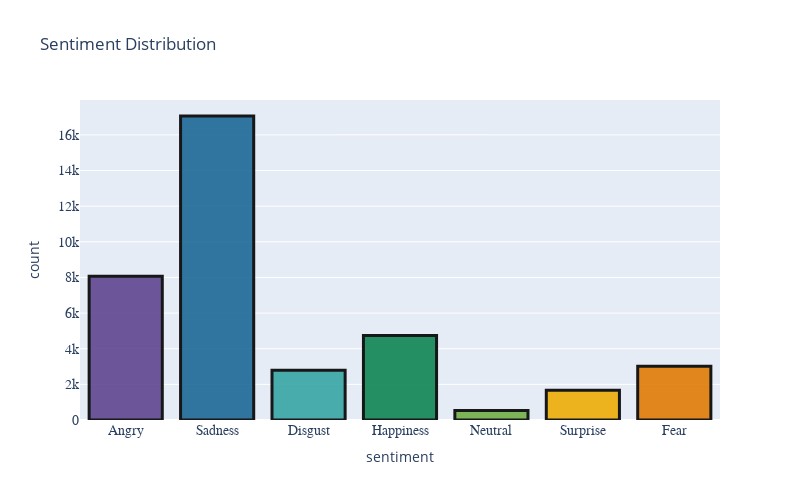

This figure's notebook cell:
### Code cell
# "sentiment" 컬럼의 값들의 분포를 막대그래프로 그리기
fig = px.histogram(result2, x='sentiment', title='Sentiment Distribution')

# fig의 크기 조절 (width와 height를 원하는 크기로 설정합니다.)
fig.update_layout(
    width=800,  # 가로 크기
    height=500,  # 세로 크기
    xaxis=dict(tickfont=dict(size=14, family='Arial, bold')),  # x축 레이블 폰트 크기와 스타일 조절
    yaxis=dict(tickfont=dict(size=14, family='Arial, bold')),  # y축 레이블 폰트 크기와 스타일 조절
)

# 색상을 랜덤으로 지정
# 'color_discrete_sequence' 파라미터에 'px.colors.qualitative'를 사용하면 Plotly에서 제공하는 랜덤 색상을 사용할 수 있습니다.
fig.update_traces(marker=dict(color=px.colors.qualitative.Prism))

# 막대그래프의 모양 변경 (width 속성을 여기서 조절)
fig.update_traces(
    marker=dict(color=px.colors.qualitative.Prism),  # 색상을 랜덤하게 지정
    marker_line_width=3,  # 테두리 선 두께 조절
    marker_line_color='black',  # 테두리 선 색상 조절
    opacity=0.9,  # 막대의 투명도 조절 (0부터 1 사이의 값을 사용, 1은 완전 불투명)
)

# 그래프 출력
fig.show()

### Figure 1 — Plotly figure (JSON) as saved in the notebook; plotly's stock layout.template omitted (floating-point values rounded to 4 significant figures; data arrays with more than 128 entries replaced by an {"elided": "..."} marker saying what was removed)
{"data": [{"alignmentgroup": "True", "bingroup": "x", "hovertemplate": "sentiment=%{x}<br>count=%{y}<extra></extra>", "legendgroup": "", "marker": {"color": ["rgb(95, 70, 144)", "rgb(29, 105, 150)", "rgb(56, 166, 165)", "rgb(15, 133, 84)", "rgb(115, 175, 72)", "rgb(237, 173, 8)", "rgb(225, 124, 5)", "rgb(204, 80, 62)", "rgb(148, 52, 110)", "rgb(111, 64, 112)", "rgb(102, 102, 102)"], "line": {"color": "black", "width": 3}, "pattern": {"shape": ""}}, "name": "", "offsetgroup": "", "opacity": 0.9, "orientation": "v", "showlegend": false, "type": "histogram", "x": {"elided": "37872 str values"}, "xaxis": "x", "yaxis": "y"}], "layout": {"barmode": "relative", "height": 500, "legend": {"tracegroupgap": 0}, "title": {"text": "Sentiment Distribution"}, "width": 800, "xaxis": {"anchor": "y", "domain": [0, 1], "tickfont": {"family": "Arial, bold", "size": 14}, "title": {"text": "sentiment"}}, "yaxis": {"anchor": "x", "domain": [0, 1], "tickfont": {"family": "Arial, bold", "size": 14}, "title": {"text": "count"}}}}
